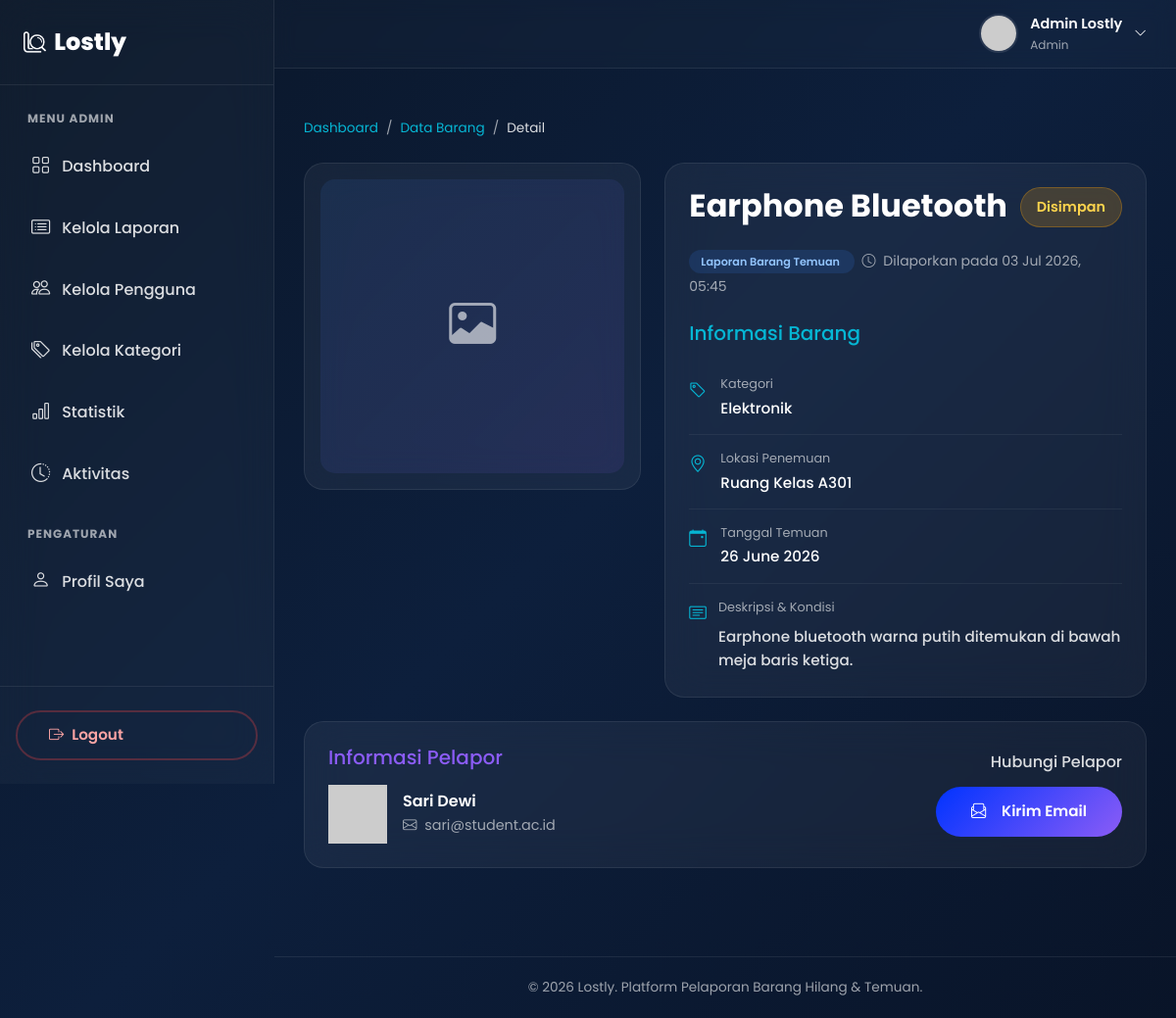
The page /detail_barang.php?id=1&type=temuan (signed in) on the database its author committed.
### tables this page shows
CREATE TABLE IF NOT EXISTS barang_temuan (
    id_temuan INT AUTO_INCREMENT PRIMARY KEY,
    id_user INT NOT NULL,
    nama_barang VARCHAR(150) NOT NULL,
    kategori ENUM('Elektronik', 'Dokumen', 'Aksesoris', 'Pakaian', 'Tas', 'Kunci', 'Buku', 'Lainnya') NOT NULL,
    lokasi VARCHAR(200) NOT NULL,
    tanggal_temuan DATE NOT NULL,
    deskripsi TEXT,
    foto VARCHAR(255) DEFAULT 'no-image.png',
    status ENUM('Disimpan', 'Diklaim', 'Dikembalikan') DEFAULT 'Disimpan',
    created_at TIMESTAMP DEFAULT CURRENT_TIMESTAMP,
    FOREIGN KEY (id_user) REFERENCES users(id_user) ON DELETE CASCADE
);

CREATE TABLE IF NOT EXISTS users (
    id_user INT AUTO_INCREMENT PRIMARY KEY,
    nama VARCHAR(100) NOT NULL,
    email VARCHAR(100) NOT NULL UNIQUE,
    password VARCHAR(255) NOT NULL,
    foto VARCHAR(255) DEFAULT 'default.png',
    role ENUM('user', 'admin') DEFAULT 'user',
    created_at TIMESTAMP DEFAULT CURRENT_TIMESTAMP
);

### detail_barang.php (the view, shortened to what this page needs)
<?php
require_once 'session.php';
$id = (int)$_GET['id'];
$type = $_GET['type'];
$current_user_id = $_SESSION['id_user'];
if ($type === 'hilang') {
    $query = "SELECT b.*, u.nama as nama_pelapor, u.email as email_pelapor, u.foto as foto_pelapor,
              'hilang' as tipe, b.tanggal_hilang as tanggal
              FROM barang_hilang b
              JOIN users u ON b.id_user = u.id_user
              WHERE b.id_barang = ?";
} else {
    $query = "SELECT b.*, u.nama as nama_pelapor, u.email as email_pelapor, u.foto as foto_pelapor,
              'temuan' as tipe, b.tanggal_temuan as tanggal
              FROM barang_temuan b
              JOIN users u ON b.id_user = u.id_user
              WHERE b.id_temuan = ?";
}
$stmt = $conn->prepare($query);
$stmt->bind_param("i", $id);
$stmt->execute();
$result = $stmt->get_result();
$item = $result->fetch_assoc();
$is_owner = ($item['id_user'] == $current_user_id);
include 'includes/header.php';
include 'includes/sidebar.php';
include 'includes/topbar.php';
?>
    <div class="container-fluid dashboard-content">
        <nav aria-label="breadcrumb" class="mb-4 animate-on-scroll">
            <ol class="breadcrumb breadcrumb-custom">
                <li class="breadcrumb-item"><a href="dashboard.php">Dashboard</a></li>
                <li class="breadcrumb-item"><a href="data_barang.php">Data Barang</a></li>
                <li class="breadcrumb-item active" aria-current="page">Detail</li>
            </ol>
        </nav>
        <div class="row g-4 justify-content-center">
            <div class="col-lg-5 animate-on-scroll slide-left">
                <div class="detail-card p-3">
                    <?php if ($item['foto'] && $item['foto'] !== 'no-image.png'): ?>
                        <img src="uploads/<?= htmlspecialchars($item['foto']) ?>" alt="<?= htmlspecialchars($item['nama_barang']) ?>" class="detail-image">
                    <?php else: ?>
                        <div class="no-image-placeholder detail-image" style="min-height: 300px; border-radius: var(--radius-md);">
                            <i class="bi bi-image"></i>
                        </div>
                    <?php endif; ?>
                </div>
            </div>
            <div class="col-lg-7 animate-on-scroll slide-right">
                <div class="detail-card p-4 h-100">
                    <div class="d-flex justify-content-between align-items-start mb-3">
                        <h2 style="font-weight: 700; color: var(--text-white);"><?= htmlspecialchars($item['nama_barang']) ?></h2>
                        <span class="badge-status <?= 'badge-' . strtolower($item['status']) ?> px-3 py-2" style="font-size: 0.9rem;">
                            <?= htmlspecialchars($item['status']) ?>
                        </span>
                    </div>
                    <div class="mb-4">
                        <span class="badge-type <?= $item['tipe'] === 'hilang' ? 'badge-type-hilang' : 'badge-type-temuan' ?> me-2">
                            Laporan Barang <?= ucfirst($item['tipe']) ?>
                        </span>
                        <small style="color: var(--text-muted);"><i class="bi bi-clock me-1"></i> Dilaporkan pada <?= date('d M Y, H:i', strtotime($item['created_at'])) ?></small>
                    </div>
                    <h5 class="mb-3" style="color: var(--accent-cyan);">Informasi Barang</h5>
                    <div class="detail-info-item">
                        <i class="bi bi-tag"></i>
                        <div>
                            <div class="info-label">Kategori</div>
                            <div class="info-value"><?= htmlspecialchars($item['kategori']) ?></div>
                        </div>
                    </div>
                    <div class="detail-info-item">
                        <i class="bi bi-geo-alt"></i>
                        <div>
                            <div class="info-label">Lokasi <?= $item['tipe'] === 'hilang' ? 'Terakhir Terlihat' : 'Penemuan' ?></div>
                            <div class="info-value"><?= htmlspecialchars($item['lokasi']) ?></div>
                        </div>
                    </div>
                    <div class="detail-info-item">
                        <i class="bi bi-calendar-event"></i>
                        <div>
                            <div class="info-label">Tanggal <?= ucfirst($item['tipe']) ?></div>
                            <div class="info-value"><?= date('d F Y', strtotime($item['tanggal'])) ?></div>
                        </div>
                    </div>
                    <div class="detail-info-item border-0 pb-0">
                        <i class="bi bi-card-text"></i>
                        <div>
                            <div class="info-label">Deskripsi & Kondisi</div>
                            <div class="info-value mt-2" style="line-height: 1.6; color: var(--text-light);">
                                <?= nl2br(htmlspecialchars($item['deskripsi'])) ?>
                            </div>
                        </div>
                    </div>
                </div>
            </div>
            <div class="col-12 animate-on-scroll">
                <div class="detail-card p-4">
                    <div class="row align-items-center">
                        <div class="col-md-7 mb-4 mb-md-0">
                            <h5 class="mb-3" style="color: var(--accent-purple);">Informasi Pelapor</h5>
                            <div class="d-flex align-items-center gap-3">
                                <img src="uploads/<?= htmlspecialchars($item['foto_pelapor']) ?>" alt="Avatar" class="user-avatar" style="width: 60px; height: 60px;"
                                     onerror="this.src='https://ui-avatars.com/api/?name=<?= urlencode($item['nama_pelapor']) ?>&background=3B82F6&color=fff'">
                                <div>
                                    <h6 class="mb-1 text-white" style="font-weight: 600;"><?= htmlspecialchars($item['nama_pelapor']) ?></h6>
                                    <div style="font-size: 0.9rem; color: var(--text-muted);">
                                        <i class="bi bi-envelope me-1"></i> <?= htmlspecialchars($item['email_pelapor']) ?>
                                    </div>
                                </div>
                            </div>
                        </div>
                        <div class="col-md-5 text-md-end border-md-start" style="border-color: rgba(255,255,255,0.1) !important; padding-left: 1.5rem;">
                            <?php if ($is_owner): ?>
                                <h6 class="mb-3" style="color: var(--text-light);">Aksi Anda</h6>
                                <div class="d-flex gap-2 justify-content-md-end flex-wrap">
                                    <a href="edit_barang.php?id=<?= $id ?>&type=<?= $type ?>" class="btn btn-outline-glass btn-sm-gradient">
                                        <i class="bi bi-pencil-square me-1"></i> Edit Data
                                    </a>
                                    <button type="button" class="btn btn-sm btn-gradient" style="background: linear-gradient(135deg, #EF4444, #B91C1C);"
                                            onclick="confirmDelete(<?= $id ?>, '<?= $type ?>')">
                                        <i class="bi bi-trash me-1"></i> Hapus
                                    </button>
                                </div>
                            <?php else: ?>
                                <h6 class="mb-3" style="color: var(--text-light);">Hubungi Pelapor</h6>
                                <a href="mailto:<?= htmlspecialchars($item['email_pelapor']) ?>?subject=Terkait Laporan <?= ucfirst($item['tipe']) ?>: <?= htmlspecialchars($item['nama_barang']) ?>" class="btn btn-gradient">
                                    <i class="bi bi-envelope-paper me-2"></i> Kirim Email
                                </a>
                            <?php endif; ?>
                        </div>
                    </div>
                </div>
            </div>
        </div>
    </div>
<?php include 'includes/footer.php'; ?>

### rows shown on the page
barang_temuan: nama_barang "Earphone Bluetooth", status "Disimpan", created_at "03 Jul 2026, 05:45", kategori "Elektronik", lokasi "Ruang Kelas A301", tanggal_temuan "26 June 2026", deskripsi "Earphone bluetooth warna putih ditemukan di bawah meja baris ketiga.", id_user.nama "Sari Dewi", id_user.email "sari@student.ac.id"

### other values the page prints
$user['nama'] "Admin Lostly"
$user['role'] "Admin"
$item['tipe'] "Temuan"
